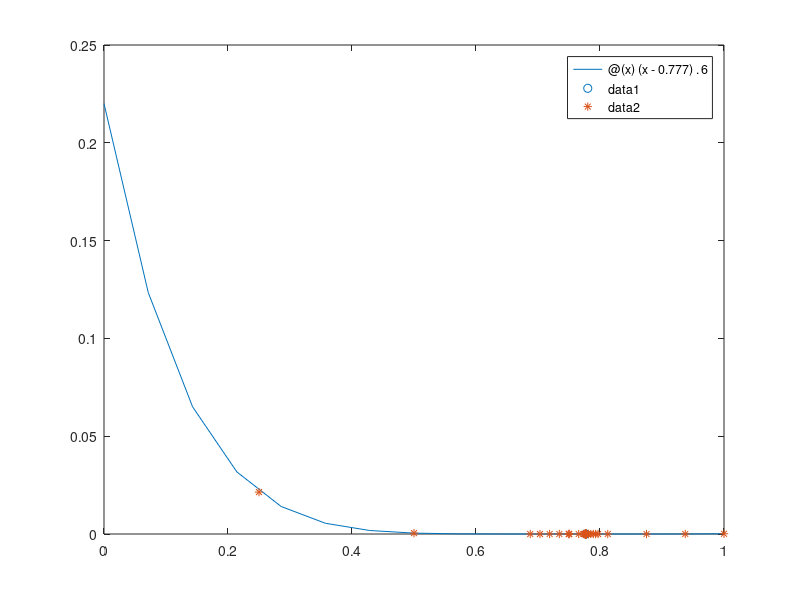

The MATLAB source for this figure:

function lab1()

    %FX = @(x) (cos(power(x,5) - x + 3 + power(2, 1/3)) + atan( (power(x,3) - 5 * sqrt(2)*x - 4) / (sqrt(6)*x + sqrt(x)) ) + 1.8);
     FX = @(x) (x-0.777).^6;
    clc();

    %Начальные значения


    a = 0;
    b = 1;
    epsilon = 0.000001;

    N = 1;

    plot_x = linspace(a,b, 100000);
    plot_fx = FX(plot_x);

    

    plot_xi = [];
    plot_fxi = [];

    % Предварительные вычисления

    delta = (b - a) / 4;
    x0 = a;
    f0 = FX(x0);

    %Решение
    
    while 1

        N = N + 1;
        x1 = x0 + delta;
        f1 = FX(x1);

        fprintf('N = %d e = %f x* = %.10f f(x*) = %f\n\n\n', N, epsilon, x1, f1);

        plot_xi(end+1) = x1;
        plot_fxi(end+1) = f1;

        if f0 > f1
            x0 = x1;
            f0 = f1;

            if ((x0 > a) && x0 < b)
                continue
            end
        else
            if abs(delta) <= epsilon
                break;
            else
                x0 = x1;
                f0 = f1;
                delta = -delta / 4;
            end
        end
    end

    res_x = x0;
    res_fx = f0;

    %Графики
    
    fprintf('N = %d e = %f x* = %f f(x*) = %f\n\n\n', N, epsilon, res_x, res_fx);
    res_x - 0.777
    %plot(plot_x, plot_fx, res_x, res_fx, 'o', plot_xi, plot_fxi, '*');

    fplot(FX, [a, b]);
    hold on;
    scatter(res_x, res_fx);
    hold on;
    plot(plot_xi, plot_fxi, '*');

    


